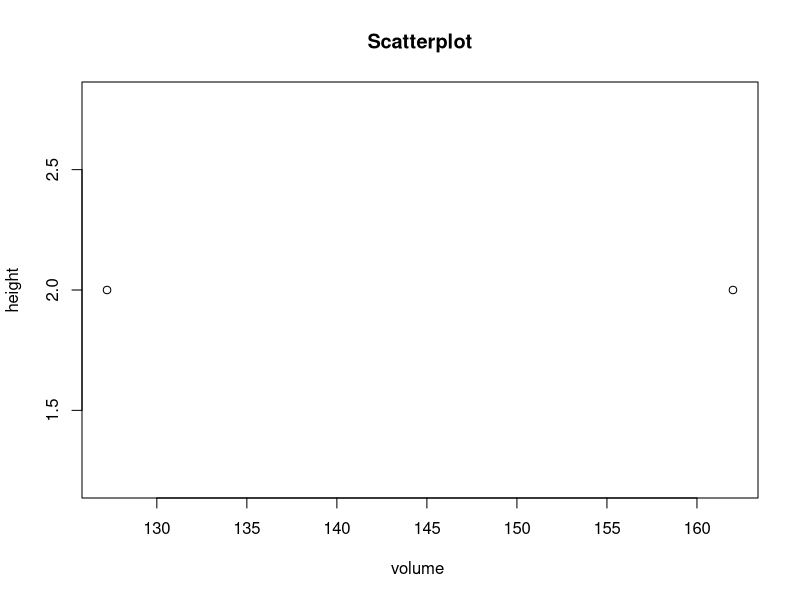

Generate this figure with R:
## ---- chunk 1
a <- 9
h <- 2
r <- 4.5
volume_of_square_pan <- a^2* h
volume_of_circular_pan <- pi* r^2*h
vol <- c(volume_of_square_pan, volume_of_circular_pan)
heights <- c(2,2)
plot (vol, heights , main="Scatterplot", 
      xlab="volume ", ylab=" height ")

